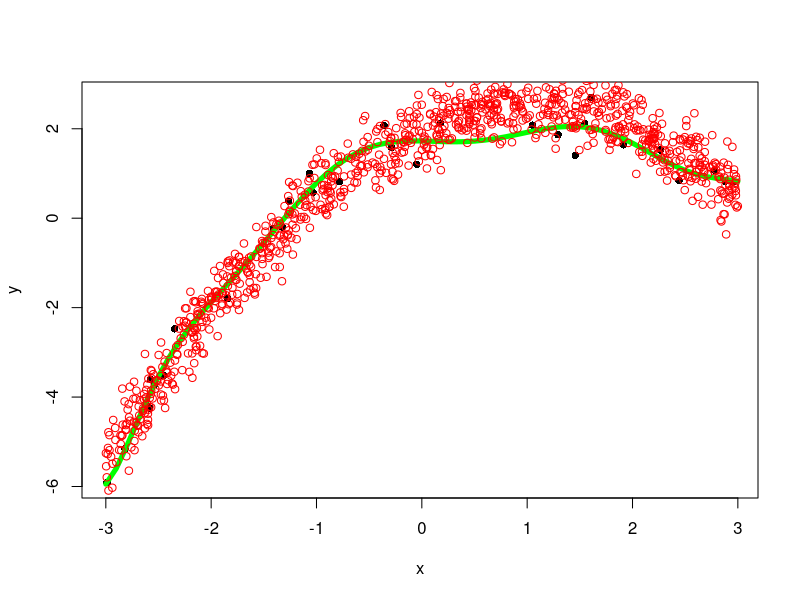

Reproduce this figure in R. (Note: this script raises an error after producing the figure.)
createRandomPointsWithErrorsForTargetFunction = function(numberOfPoints, interval) {
  x = runif(numberOfPoints, interval[1], interval[2])
  y = 2 + x - 0.5 * x ^ 2
  errors = rnorm(n = numberOfPoints, mean = 0, sd = 0.4)
  ywitherrors = y + errors # adding errors to the function values
  
  return(matrix(c(x, ywitherrors),ncol = 2, nrow = length(x)))
}

mse = function(points, func, numbers) {
  return(sum((points - func) ^ 2) / numbers)
} 

# configuration
set.seed(20)
degree = 10 
interval = c(-3, 3)
points = 30

points = createRandomPointsWithErrorsForTargetFunction(numberOfPoints = points, interval)
x = points[,1]
y = points[,2]
plot(x, y, pch=16) 

# creating model with the give degree
regression = lm(y ~ poly(x, degree))
values = seq(interval[1], interval[2], by = 0.1)
model = predict(regression, data.frame(x = values), interval = "confidence", level = 0.95)

# adding mode to the plot
lines(values, model[,1], col='green', lwd=5)

mse_value = mean(regression$residuals^2)
sprintf("MSE: %f", mse_value)

# task 2
points = 1000

points = createRandomPointsWithErrorsForTargetFunction(numberOfPoints = points, interval)
x = points[,1]
y = points[,2]

points(x = x, y = y, col="red")

values = seq(interval[1], interval[2], length.out = numbers)
newprediction = predict(regression, data.frame(x = values), interval = "confidence", level = 0.95)

new_mse_value = mse(points = newprediction[,1], func = y, numbers = points)
sprintf("MSE: %f", new_mse_value)
